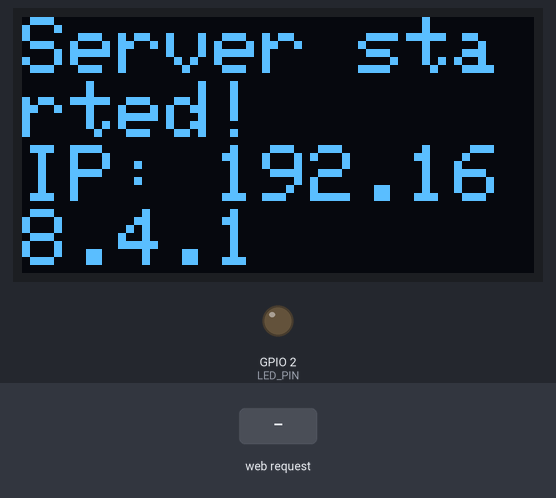
Simulated run of this sketch. Board: ESP32. On the bench: 128×64 one-colour display, output pins drawn as LEDs (lit = HIGH). Inputs (shaded band) come from the test bench. What the sketch prints to the serial monitor is not drawn.

Above: at 5.2 s.
5.3 s: HTTP request GET /LedOn received
At 6.1 s:
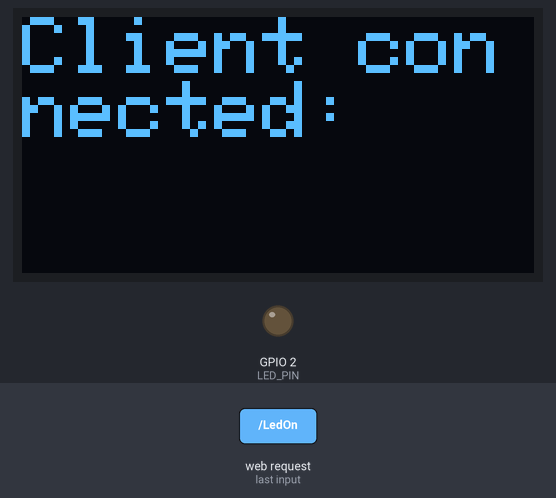
At 6.8 s:
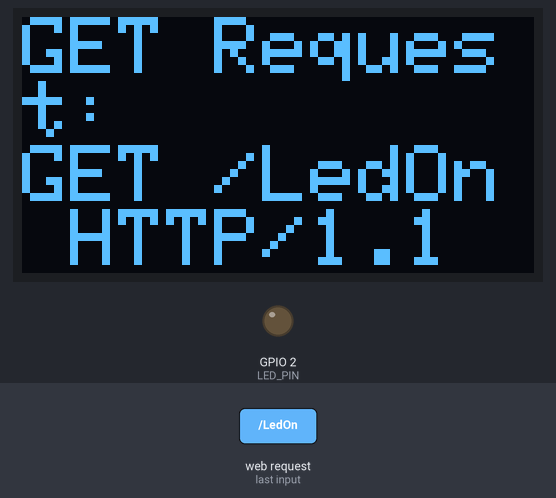
7.8 s: HTTP request GET /LedOff received
At 11.3 s:
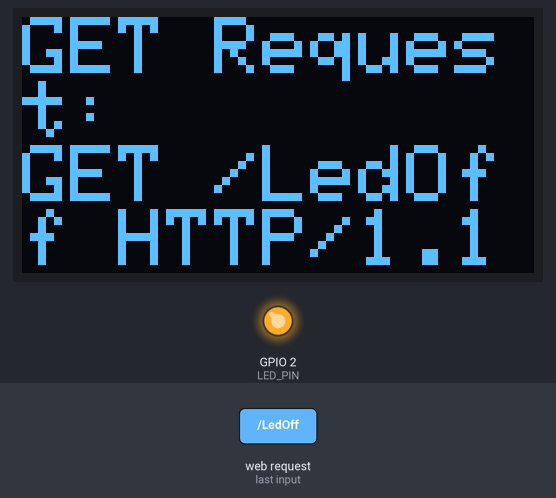
Timing chart, 0 to 14.0 s (numbered marks = the images above; inputs shaded):
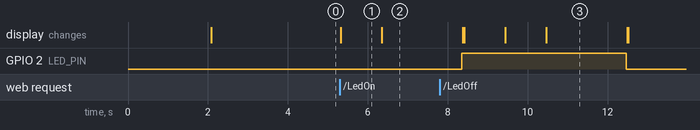

The sketch:

exercitiu2.ino
```cpp
#include <WiFi.h>
#include <WiFiAP.h>
#include <WiFiClient.h>
#include <Adafruit_GFX.h>
#include <Adafruit_SSD1306.h>

#define SCREEN_WIDTH 128
#define SCREEN_HEIGHT 64
#define OLED_RESET -1

Adafruit_SSD1306 display(SCREEN_WIDTH, SCREEN_HEIGHT, &Wire, OLED_RESET);

const String SETUP_INIT = "SETUP: Initializing ESP32 dev board";
const String SETUP_ERROR = "!!ERROR!! SETUP: Unable to start SoftAP mode";
const String SETUP_SERVER_START = "SETUP: HTTP server started --> IP addr: ";
const String INFO_NEW_CLIENT = "New client connected";
const String INFO_DISCONNECT_CLIENT = "Client disconnected";
const String HTTP_HEADER = "HTTP/1.1 200 OK\r\nContent-type:text/html\r\n\r\n";
const String HTML_WELCOME = "<h1>SALUT!</h1>";
const char *SSID = "ceva";
const char *PASS = "12345678";
const int HTTP_PORT_NO = 80;
const int LED_PIN = 2;

WiFiServer HttpServer(HTTP_PORT_NO);

void setup() {
  Serial.begin(9600);
  pinMode(LED_PIN, OUTPUT);
  digitalWrite(LED_PIN, LOW);

  if (!display.begin(SSD1306_SWITCHCAPVCC, 0x3C)) {
    Serial.println(F("OLED init failed"));
    while (1);
  }
  display.clearDisplay();
  display.setTextSize(2);
  display.setTextColor(WHITE);
  display.setCursor(0, 0);
  display.println("Starting ESP32...");
  display.display();
  delay(2000);

  if (!WiFi.softAP(SSID)) {
    Serial.println(SETUP_ERROR);
    display.clearDisplay();
    display.println("AP Mode Error!");
    display.display();
    while (1);
  }

  IPAddress accessPointIP = WiFi.softAPIP();
  String webServerInfoMessage = SETUP_SERVER_START + accessPointIP.toString() + " on port: " + HTTP_PORT_NO;
  HttpServer.begin();
  Serial.println(webServerInfoMessage);

  display.clearDisplay();
  display.setCursor(0, 0);
  display.println("Server started!");
  display.print("IP: ");
  display.println(accessPointIP);
  display.display();
  delay(2000);
}

void loop() {
  WiFiClient client = HttpServer.available();
  if (client) {
    Serial.println(INFO_NEW_CLIENT);
    display.clearDisplay();
    display.setCursor(0, 0);
    display.println("Client connected:");
    display.display();
    delay(1000);
    String currentLine = "";

    while (client.connected()) {
      if (client.available()) {
        char c = client.read();
        Serial.write(c);
        if (c == '\n') {
          if (currentLine.length() == 0) {
            printWelcomePage(client);
            break;
          } else if (currentLine.startsWith("GET")) {
            display.clearDisplay();
            display.setCursor(0, 0);
            display.println("GET Request:");
            display.println(currentLine);
            display.display();
            delay(2000);

            if (currentLine.indexOf("/LedOn") >= 0) {
              digitalWrite(LED_PIN, HIGH);
              display.clearDisplay();
              display.setCursor(0, 0);
              display.println("LED is ON");
              display.display();
            } else if (currentLine.indexOf("/LedOff") >= 0) {
              digitalWrite(LED_PIN, LOW);
              display.clearDisplay();
              display.setCursor(0, 0);
              display.println("LED is OFF");
              display.display();
            }
          }
          currentLine = "";
        } else if (c != '\r') {
          currentLine += c;
        }
      }
    }

    client.stop();
    Serial.println(INFO_DISCONNECT_CLIENT);
    display.clearDisplay();
    display.setCursor(0, 0);
    display.println("Client disconnected");
    display.display();
    delay(1000);
  }
}

void printWelcomePage(WiFiClient client) {
  client.println(HTTP_HEADER);
  client.print(HTML_WELCOME);
  client.println();
}
```

Measured:
- after the input at 5.3 s, the display: changes at once (image 1)
- after the input at 7.8 s, the display: first differs from a run without the input after 1.6 s (image 3 shows a later state)
- what the display in image 1 shows lasts 1.1 s, from 5.3 s to 6.4 s
